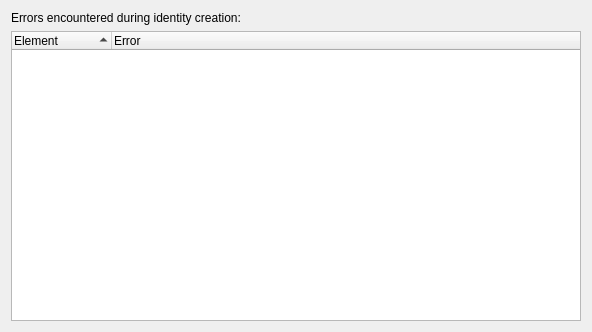
<?xml version="1.0" encoding="UTF-8"?>
<ui version="4.0">
 <class>Form</class>
 <widget class="QDialog" name="Form">
  <property name="geometry">
   <rect>
    <x>0</x>
    <y>0</y>
    <width>592</width>
    <height>332</height>
   </rect>
  </property>
  <property name="windowTitle">
   <string>Identity Upload Summary</string>
  </property>
  <layout class="QGridLayout" name="gridLayout">
   <item row="1" column="0">
    <widget class="TreeWidget" name="error_tree">
     <property name="uniformRowHeights">
      <bool>true</bool>
     </property>
     <property name="sortingEnabled">
      <bool>true</bool>
     </property>
     <property name="animated">
      <bool>true</bool>
     </property>
     <property name="allColumnsShowFocus">
      <bool>true</bool>
     </property>
     <attribute name="headerCascadingSectionResizes">
      <bool>true</bool>
     </attribute>
     <attribute name="headerStretchLastSection">
      <bool>true</bool>
     </attribute>
     <column>
      <property name="text">
       <string>Element</string>
      </property>
     </column>
     <column>
      <property name="text">
       <string>Error</string>
      </property>
     </column>
    </widget>
   </item>
   <item row="0" column="0">
    <widget class="QLabel" name="label">
     <property name="text">
      <string>Errors encountered during identity creation:</string>
     </property>
    </widget>
   </item>
  </layout>
 </widget>
 <customwidgets>
  <customwidget>
   <class>TreeWidget</class>
   <extends>QTreeWidget</extends>
   <header>brainframe.client.ui.dialogs.identity_configuration_2.identity_error_popup.tree_widget.tree_widget</header>
  </customwidget>
 </customwidgets>
 <resources/>
 <connections/>
</ui>
